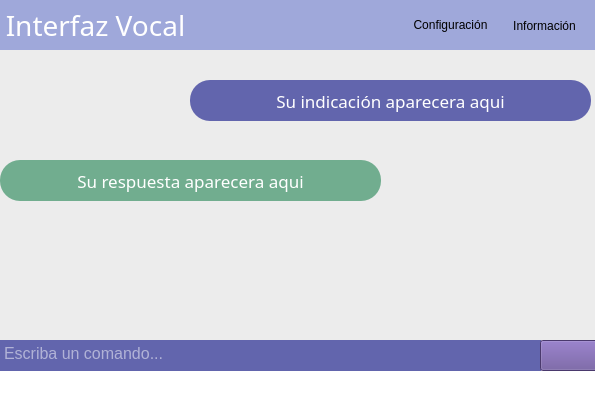
<?xml version="1.0" encoding="UTF-8"?>
<ui version="4.0">
 <class>MainWindow</class>
 <widget class="QMainWindow" name="MainWindow">
  <property name="geometry">
   <rect>
    <x>0</x>
    <y>0</y>
    <width>595</width>
    <height>398</height>
   </rect>
  </property>
  <property name="font">
   <font>
    <pointsize>15</pointsize>
   </font>
  </property>
  <property name="windowTitle">
   <string>MainWindow</string>
  </property>
  <property name="styleSheet">
   <string notr="true">background-color: rgb(255, 255, 255);</string>
  </property>
  <property name="tabShape">
   <enum>QTabWidget::Rounded</enum>
  </property>
  <widget class="QWidget" name="centralwidget">
   <widget class="QFrame" name="frame">
    <property name="geometry">
     <rect>
      <x>0</x>
      <y>50</y>
      <width>721</width>
      <height>291</height>
     </rect>
    </property>
    <property name="styleSheet">
     <string notr="true">background-color: rgb(236, 236, 236);
border-color: rgb(0, 0, 0);
border-style: solid;</string>
    </property>
    <property name="frameShape">
     <enum>QFrame::StyledPanel</enum>
    </property>
    <property name="frameShadow">
     <enum>QFrame::Raised</enum>
    </property>
    <widget class="QLabel" name="indicationLabel">
     <property name="geometry">
      <rect>
       <x>190</x>
       <y>30</y>
       <width>401</width>
       <height>41</height>
      </rect>
     </property>
     <property name="font">
      <font>
       <family>Astralaga Light</family>
       <pointsize>13</pointsize>
       <weight>50</weight>
       <bold>false</bold>
      </font>
     </property>
     <property name="styleSheet">
      <string notr="true">background-color: rgb(98, 101, 173);
color:rgb(255, 255, 255);
border-radius:20px;</string>
     </property>
     <property name="text">
      <string>Su indicación aparecera aqui</string>
     </property>
     <property name="scaledContents">
      <bool>true</bool>
     </property>
     <property name="alignment">
      <set>Qt::AlignCenter</set>
     </property>
     <property name="wordWrap">
      <bool>false</bool>
     </property>
    </widget>
    <widget class="QLabel" name="ResponseLabel">
     <property name="geometry">
      <rect>
       <x>0</x>
       <y>110</y>
       <width>381</width>
       <height>41</height>
      </rect>
     </property>
     <property name="font">
      <font>
       <family>Astralaga Light</family>
       <pointsize>13</pointsize>
       <weight>50</weight>
       <bold>false</bold>
      </font>
     </property>
     <property name="styleSheet">
      <string notr="true">background-color: rgb(113, 173, 143);
color: rgb(255, 255, 255);
border-radius:20px;
</string>
     </property>
     <property name="text">
      <string>Su respuesta aparecera aqui</string>
     </property>
     <property name="scaledContents">
      <bool>true</bool>
     </property>
     <property name="alignment">
      <set>Qt::AlignCenter</set>
     </property>
     <property name="wordWrap">
      <bool>false</bool>
     </property>
    </widget>
   </widget>
   <widget class="QFrame" name="frame_2">
    <property name="geometry">
     <rect>
      <x>-10</x>
      <y>-50</y>
      <width>611</width>
      <height>101</height>
     </rect>
    </property>
    <property name="styleSheet">
     <string notr="true">background-color: rgb(159, 168, 218);</string>
    </property>
    <property name="frameShape">
     <enum>QFrame::StyledPanel</enum>
    </property>
    <property name="frameShadow">
     <enum>QFrame::Raised</enum>
    </property>
    <widget class="QLabel" name="label">
     <property name="geometry">
      <rect>
       <x>0</x>
       <y>60</y>
       <width>211</width>
       <height>31</height>
      </rect>
     </property>
     <property name="font">
      <font>
       <family>Astralaga</family>
       <pointsize>21</pointsize>
      </font>
     </property>
     <property name="styleSheet">
      <string notr="true">background-color: rgba(255, 255, 255, 0);

color: rgb(255, 255, 255);</string>
     </property>
     <property name="locale">
      <locale language="Spanish" country="Mexico"/>
     </property>
     <property name="text">
      <string>Interfaz Vocal</string>
     </property>
     <property name="alignment">
      <set>Qt::AlignCenter</set>
     </property>
    </widget>
    <widget class="QPushButton" name="InformationButton">
     <property name="geometry">
      <rect>
       <x>514</x>
       <y>60</y>
       <width>81</width>
       <height>31</height>
      </rect>
     </property>
     <property name="text">
      <string>Información</string>
     </property>
     <property name="icon">
      <iconset>
       <normaloff>icons/information.png</normaloff>icons/information.png</iconset>
     </property>
     <property name="flat">
      <bool>true</bool>
     </property>
    </widget>
    <widget class="QPushButton" name="configButton">
     <property name="geometry">
      <rect>
       <x>410</x>
       <y>60</y>
       <width>101</width>
       <height>30</height>
      </rect>
     </property>
     <property name="text">
      <string>Configuración</string>
     </property>
     <property name="icon">
      <iconset>
       <normaloff>icons/configuracion.png</normaloff>icons/configuracion.png</iconset>
     </property>
     <property name="flat">
      <bool>true</bool>
     </property>
    </widget>
   </widget>
   <widget class="QTextEdit" name="inputText">
    <property name="geometry">
     <rect>
      <x>0</x>
      <y>340</y>
      <width>541</width>
      <height>31</height>
     </rect>
    </property>
    <property name="font">
     <font>
      <pointsize>12</pointsize>
     </font>
    </property>
    <property name="styleSheet">
     <string notr="true">border-radius:20px;
background-color: rgb(98, 101, 173);
color: rgb(255, 255, 255);
</string>
    </property>
    <property name="placeholderText">
     <string>Escriba un comando...</string>
    </property>
   </widget>
   <widget class="QPushButton" name="commandButton">
    <property name="geometry">
     <rect>
      <x>540</x>
      <y>340</y>
      <width>61</width>
      <height>31</height>
     </rect>
    </property>
    <property name="styleSheet">
     <string notr="true">background-color: rgb(104, 80, 153);</string>
    </property>
    <property name="text">
     <string/>
    </property>
    <property name="icon">
     <iconset>
      <normaloff>icons/next.png</normaloff>icons/next.png</iconset>
    </property>
    <property name="iconSize">
     <size>
      <width>21</width>
      <height>27</height>
     </size>
    </property>
    <property name="flat">
     <bool>false</bool>
    </property>
   </widget>
   <zorder>frame_2</zorder>
   <zorder>frame</zorder>
   <zorder>inputText</zorder>
   <zorder>commandButton</zorder>
  </widget>
  <widget class="QStatusBar" name="statusbar"/>
 </widget>
 <resources/>
 <connections/>
</ui>
